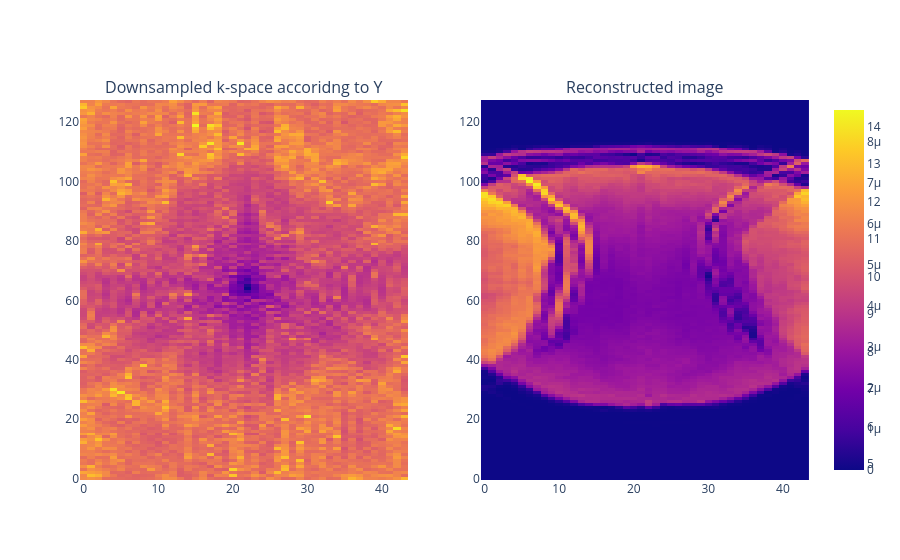

Notebook code cell kept with this figure:
### Code cell
#| label: figDownsamplingY

# Interactive display in the notebook
pio.renderers.default = "plotly_mimetype"

# Check if static image export is available for PDF
try:
    pio.to_image(go.Figure(), format="png")
    static_export = True
except Exception as exc:
    static_export = False
    print(f"Static PNG export unavailable: {type(exc).__name__}: {exc}")

#K-spaces and image spaces downsampled by half according to y
data = loadmat("ky.mat")
ky = data["magy"]

data = loadmat("magimy.mat")
magimy = data["magimy"]

fig = make_subplots(1, 2, subplot_titles=("Downsampled k-space accoridng to Y", "Reconstructed image"))

fig.add_trace(go.Heatmap(visible=True, z=ky[:,:]), row=1, col=1)
fig.add_trace(go.Heatmap(visible=True, z=magimy[:,:]), row=1, col=2)

fig

### Figure 1 — Plotly figure (JSON) as saved in the notebook; plotly's stock layout.template omitted (floating-point values rounded to 4 significant figures; data arrays with more than 128 entries replaced by an {"elided": "..."} marker saying what was removed)
{"data": [{"type": "heatmap", "visible": true, "xaxis": "x", "yaxis": "y", "z": {"elided": "128x44 float values"}}, {"type": "heatmap", "visible": true, "xaxis": "x2", "yaxis": "y2", "z": {"elided": "128x44 float values"}}], "layout": {"annotations": [{"font": {"size": 16}, "showarrow": false, "text": "Downsampled k-space accoridng to Y", "x": 0.225, "xanchor": "center", "xref": "paper", "y": 1, "yanchor": "bottom", "yref": "paper"}, {"font": {"size": 16}, "showarrow": false, "text": "Reconstructed image", "x": 0.775, "xanchor": "center", "xref": "paper", "y": 1, "yanchor": "bottom", "yref": "paper"}], "xaxis": {"anchor": "y", "domain": [0, 0.45]}, "xaxis2": {"anchor": "y2", "domain": [0.55, 1]}, "yaxis": {"anchor": "x", "domain": [0, 1]}, "yaxis2": {"anchor": "x2", "domain": [0, 1]}}}
